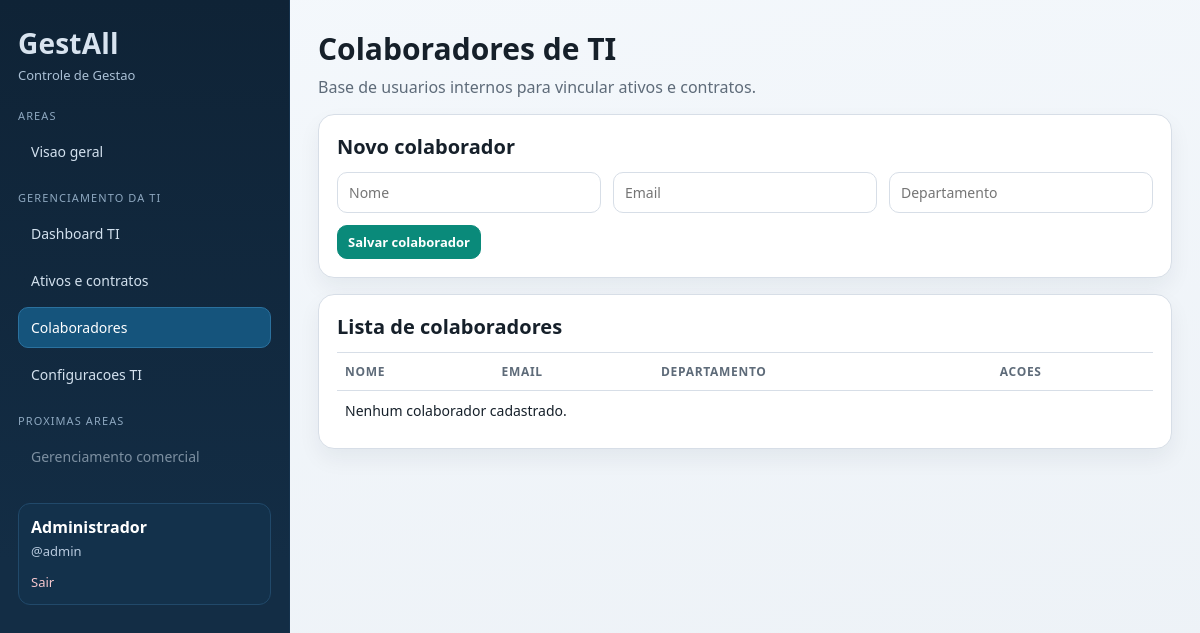
The app's page /index.php?r=ti.staff (signed in), older data.
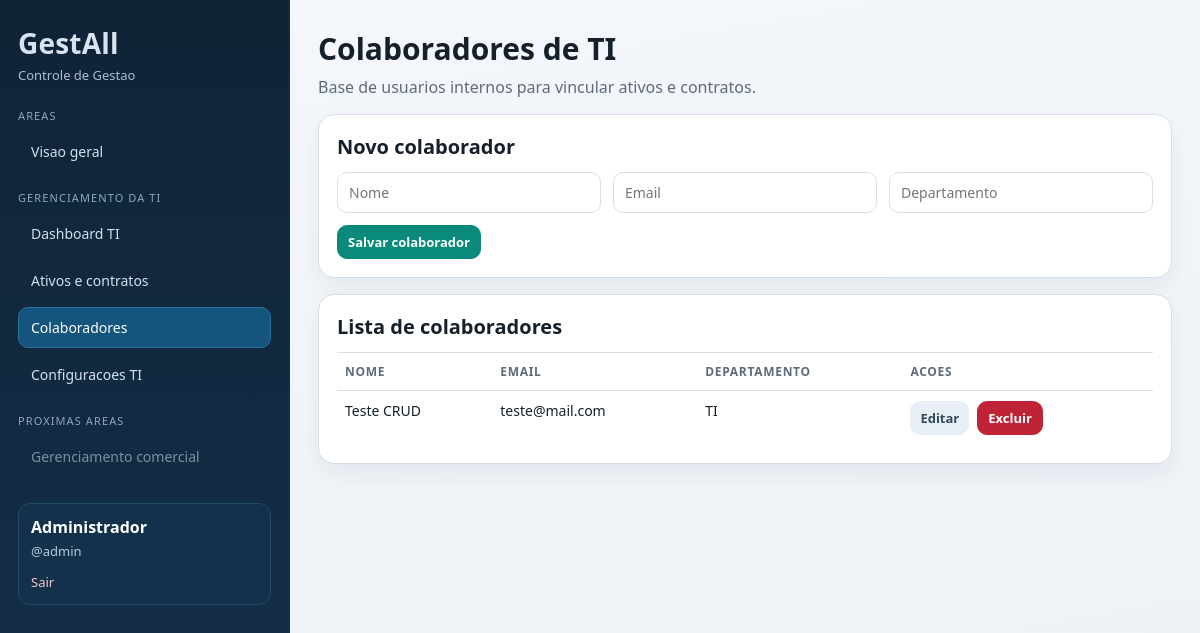
The same page, newer data.
### tables this page shows
CREATE TABLE staff (
                id INTEGER PRIMARY KEY AUTOINCREMENT,
                name TEXT NOT NULL,
                email TEXT,
                department TEXT,
                created_at TEXT NOT NULL DEFAULT CURRENT_TIMESTAMP
            );

### app/Core/View.php (called while the page is built, shortened)
<?php
final class View
{
    public static function render(string $view, array $data = []): void
    {
        extract($data, EXTR_SKIP);
        $viewFile = __DIR__ . '/../Views/' . $view . '.php';
        require __DIR__ . '/../Views/partials/header.php';
        require $viewFile;
        require __DIR__ . '/../Views/partials/footer.php';
    }
}

### app/Controllers/StaffController.php (called while the page is built, shortened)
<?php
final class StaffController
{
    public function index(): void
    {
        $editId = (int) ($_GET['edit'] ?? 0);
        $editingStaff = $editId > 0 ? $this->staff->findById($editId) : null;
        View::render('staff/index', [
            'title' => 'Colaboradores TI',
            'currentRoute' => 'ti.staff',
            'staff' => $this->staff->all(),
            'success' => $_GET['ok'] ?? null,
            'error' => $_GET['error'] ?? null,
            'editingStaff' => $editingStaff,
        ]);
    }
}

### app/Repositories/StaffRepository.php (called while the page is built, shortened)
<?php
final class StaffRepository
{
    public function all(): array
    {
        return $this->pdo->query('SELECT * FROM staff ORDER BY name ASC')->fetchAll();
    }
}

### app/Views/staff/index.php (the view, shortened to what this page needs)
<section class="page-head">
    <h1>Colaboradores de TI</h1>
    <p>Base de usuarios internos para vincular ativos e contratos.</p>
</section>
<section class="card split">
    <div>
        <h2><?= $editingStaff ? 'Editar colaborador' : 'Novo colaborador' ?></h2>
        <form method="post" action="index.php?r=<?= $editingStaff ? 'ti.staff.update' : 'ti.staff.store' ?>" class="form-grid two">
            <input type="text" name="name" placeholder="Nome" value="<?= htmlspecialchars((string) ($editingStaff['name'] ?? '')) ?>" required>
            <input type="email" name="email" placeholder="Email" value="<?= htmlspecialchars((string) ($editingStaff['email'] ?? '')) ?>">
            <input type="text" name="department" placeholder="Departamento" value="<?= htmlspecialchars((string) ($editingStaff['department'] ?? '')) ?>">
            <div class="actions-inline">
                <button type="submit"><?= $editingStaff ? 'Atualizar colaborador' : 'Salvar colaborador' ?></button>
            </div>
        </form>
    </div>
</section>
<section class="card">
    <h2>Lista de colaboradores</h2>
    <div class="table-wrap">
        <table>
            <thead>
                <tr>
                    <th>Nome</th>
                    <th>Email</th>
                    <th>Departamento</th>
                    <th>Acoes</th>
                </tr>
            </thead>
            <tbody>
                <?php foreach ($staff as $person): ?>
                    <tr>
                        <td><?= htmlspecialchars($person['name']) ?></td>
                        <td><?= htmlspecialchars((string) $person['email']) ?></td>
                        <td><?= htmlspecialchars((string) $person['department']) ?></td>
                        <td>
                            <div class="actions-inline">
                                <a class="btn btn-muted" href="index.php?r=ti.staff&edit=<?= (int) $person['id'] ?>">Editar</a>
                                <form method="post" action="index.php?r=ti.staff.delete" onsubmit="return confirm('Deseja excluir este colaborador?');">
                                    <button class="btn-danger" type="submit">Excluir</button>
                                </form>
                            </div>
                        </td>
                    </tr>
                <?php endforeach; ?>
                <?php if (empty($staff)): ?>
                    <tr><td colspan="4">Nenhum colaborador cadastrado.</td></tr>
                <?php endif; ?>
            </tbody>
        </table>
    </div>
</section>

Row changes from the older to the newer data that the page shows:
added staff: name "Teste CRUD", email "teste@mail.com", department "TI"
Text that changed along with them:
text no longer shown: "Nenhum colaborador cadastrado."
